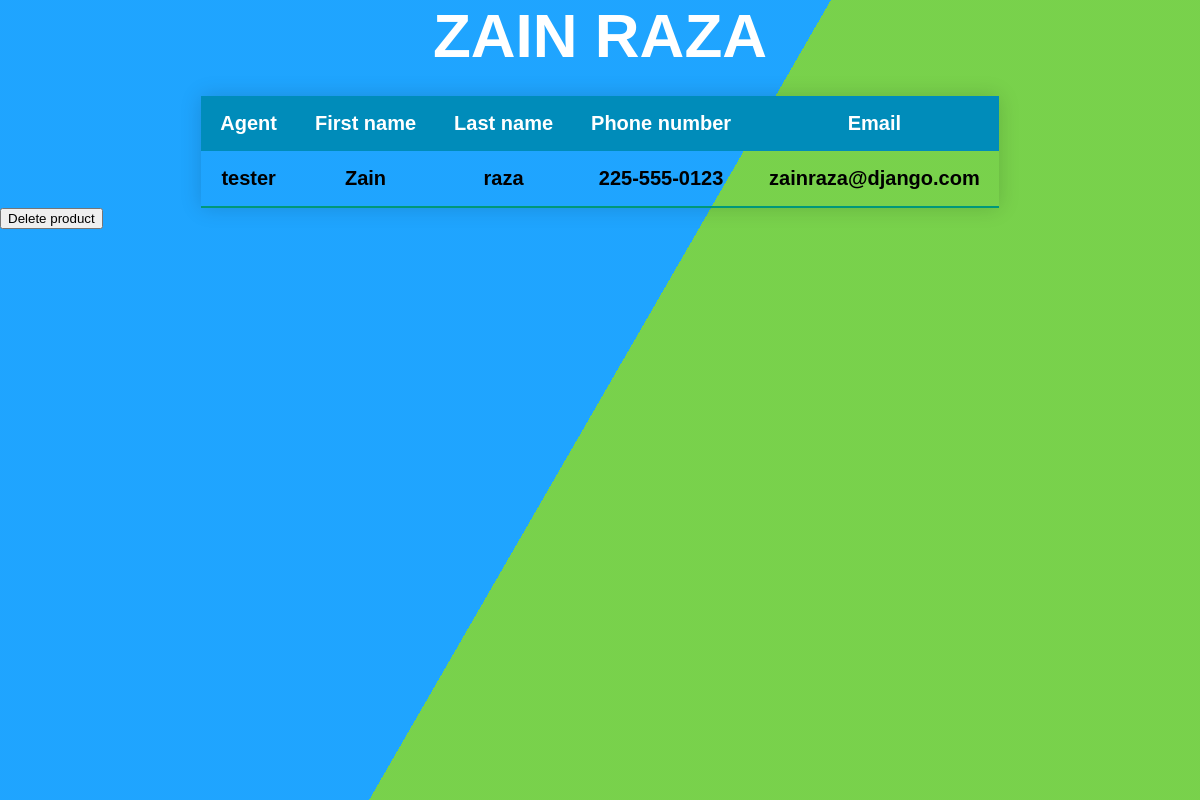
Before: /website/customer/detail/2/ with the older database file.
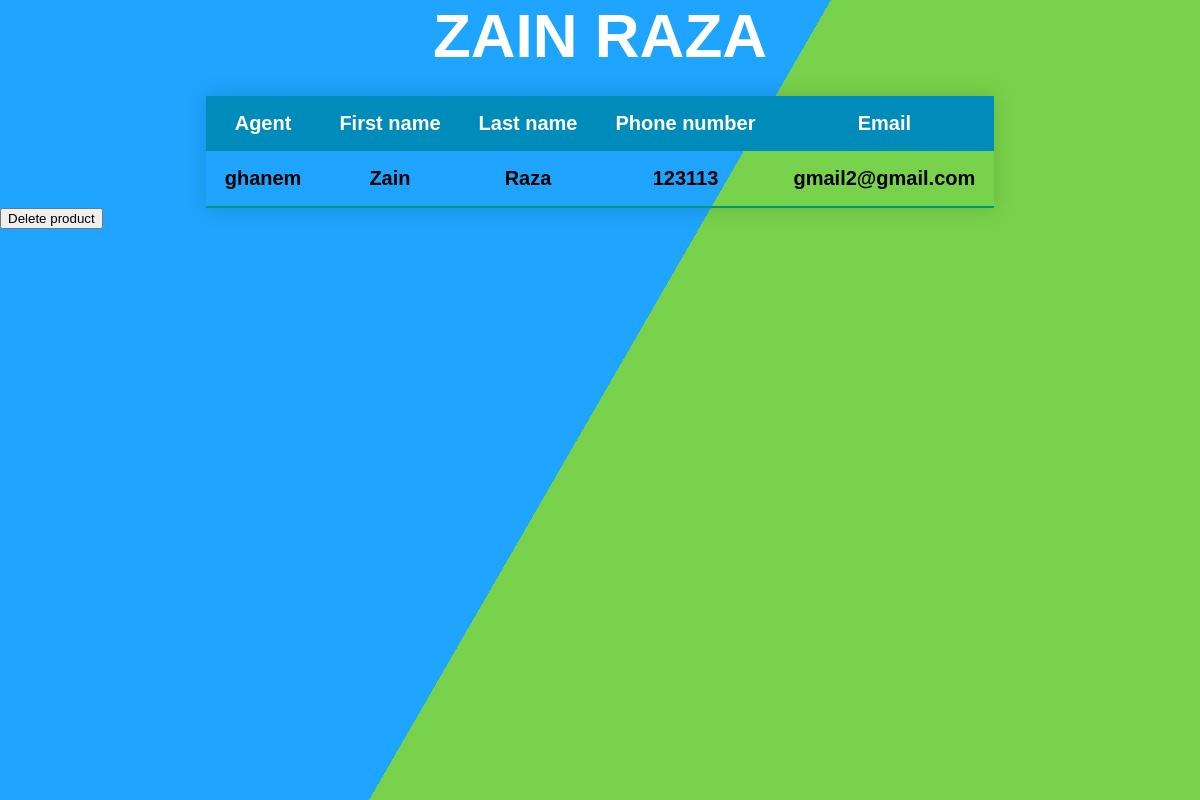
After: the same page with the newer database file.
### website/models.py (models this page shows, shortened)
class Customer(models.Model):
    user = models.ForeignKey(User,on_delete=models.CASCADE,null= True)
    first_name = models.CharField(max_length=100)
    last_name = models.CharField(max_length=100)
    phone_number = models.CharField(max_length=12)
    email = models.EmailField(blank=True,null=True)
    date_added = models.DateField(default = datetime.date.today)
    def get_delete(self):
        return reverse("website:customer-delete", kwargs={"customer_id":self.id})

### website/views.py (the view)
# urls.py: path('customer/detail/<int:customer_id>/', customer_view, name = 'customer-detail'),
def customer_view(request, customer_id):
    obj = get_object_or_404(Customer,id=customer_id)
    return render(request,"customer/detail.html",{'object':obj})

### website/templates/customer/detail.html
{% load static %}
{% block content %}
    <div class="bg"></div>
<div class="bg bg2"></div>
<div class="bg bg3"></div>
<link rel="stylesheet" type="text/css" href="{%  static 'css/main.css' %}">
    <h1>{{ object.first_name }} {{object.last_name}}</h1>
    <table class="styled-table">
    <thead>
        <tr>
            <th>Agent</th>
            <th>First name</th>
            <th>Last name</th>
            <th>Phone number</th>
            <th>Email</th>
        </tr>
    </thead>
    <tbody>
        <tr>
            <td>{{object.user}}</td>
            <td>{{ object.first_name }}</td>
            <td>{{ object.last_name }}</td>
            <td>{{object.phone_number}}</td>
            <td>{{object.email}}</td>
        </tr>
    </tbody>
    </table>
            <form action="{{object.get_delete}}">
                    <button action="{{object.get_delete}}"class="button" type="submit"  >Delete product</button>
            </form>
{% endblock content %}

Changed rows visible on the page:
changed Customer "ZAIN": user "tester" → "ghanem"; last_name "raza" → "Raza"; phone_number "225-555-0123" → "123113"; email "zainraza@django.com" → "gmail2@gmail.com"
